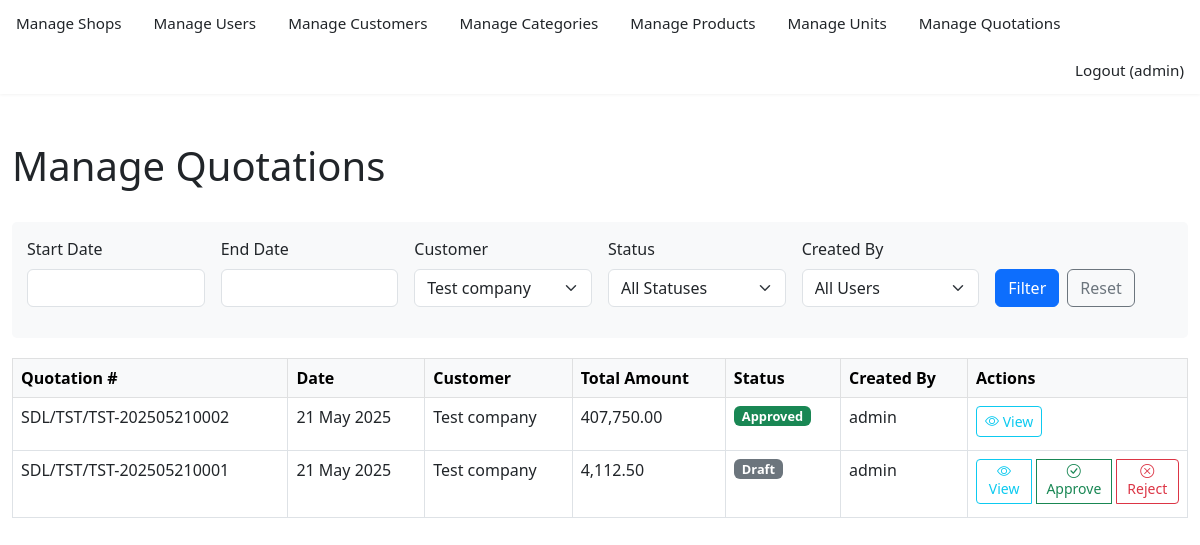
The page /admin/admin_manage_quotations.php?customer_id=2 (signed in) on the database its author committed.
### tables this page shows
CREATE TABLE IF NOT EXISTS `quotations` (
  `id` int NOT NULL AUTO_INCREMENT,
  `quotation_number` varchar(100) DEFAULT NULL,
  `shop_id` int DEFAULT NULL,
  `customer_id` int DEFAULT NULL,
  `customer_name_override` varchar(255) DEFAULT NULL,
  `customer_address_override` text,
  `quotation_date` date DEFAULT NULL,
  `company_tpin` varchar(50) DEFAULT NULL,
  `notes_general` text,
  `delivery_period` varchar(255) DEFAULT NULL,
  `payment_terms` varchar(255) DEFAULT NULL,
  `quotation_validity_days` int DEFAULT NULL,
  `mra_wht_note` text,
  `apply_ppda_levy` tinyint(1) DEFAULT '0',
  `ppda_levy_percentage` decimal(5,2) DEFAULT '1.00',
  `vat_percentage` decimal(5,2) DEFAULT '16.50',
  `gross_total_amount` decimal(15,2) DEFAULT NULL,
  `ppda_levy_amount` decimal(15,2) DEFAULT NULL,
  `amount_before_vat` decimal(15,2) DEFAULT NULL,
  `vat_amount` decimal(15,2) DEFAULT NULL,
  `total_net_amount` decimal(15,2) DEFAULT NULL,
  `status` varchar(20) DEFAULT 'Draft',
  `created_by_user_id` int NOT NULL,
  `updated_by_user_id` int DEFAULT NULL,
  `created_at` timestamp NULL DEFAULT CURRENT_TIMESTAMP,
  `updated_at` timestamp NULL DEFAULT CURRENT_TIMESTAMP ON UPDATE CURRENT_TIMESTAMP,
  `mra_wht_note_content` varchar(255) DEFAULT NULL,
  `approved_by_user_id` int DEFAULT NULL,
  `approval_date` datetime DEFAULT NULL,
  `admin_notes` text,
  PRIMARY KEY (`id`),
  UNIQUE KEY `quotation_number` (`quotation_number`),
  KEY `shop_id` (`shop_id`),
  KEY `customer_id` (`customer_id`),
  KEY `created_by_user_id` (`created_by_user_id`),
  KEY `updated_by_user_id` (`updated_by_user_id`)
);

CREATE TABLE IF NOT EXISTS `customers` (
  `id` int NOT NULL AUTO_INCREMENT,
  `customer_code` varchar(10) DEFAULT NULL,
  `name` varchar(255) DEFAULT NULL,
  `address_line1` varchar(255) DEFAULT NULL,
  `address_line2` varchar(255) DEFAULT NULL,
  `city_location` varchar(255) DEFAULT NULL,
  `phone` varchar(50) DEFAULT NULL,
  `email` varchar(255) DEFAULT NULL,
  `tpin_no` varchar(50) DEFAULT NULL,
  `created_at` timestamp NULL DEFAULT CURRENT_TIMESTAMP,
  `updated_at` timestamp NULL DEFAULT CURRENT_TIMESTAMP ON UPDATE CURRENT_TIMESTAMP,
  `created_by_user_id` int NOT NULL,
  `updated_by_user_id` int DEFAULT NULL,
  PRIMARY KEY (`id`),
  UNIQUE KEY `customer_code` (`customer_code`),
  KEY `created_by_user_id` (`created_by_user_id`),
  KEY `updated_by_user_id` (`updated_by_user_id`)
);

CREATE TABLE IF NOT EXISTS `users` (
  `id` int NOT NULL AUTO_INCREMENT,
  `username` varchar(50) NOT NULL,
  `password_hash` varchar(255) NOT NULL,
  `full_name` varchar(100) DEFAULT NULL,
  `email` varchar(191) NOT NULL,
  `role` enum('admin','manager','staff','supervisor','viewer') DEFAULT 'staff',
  `is_active` tinyint(1) DEFAULT '1',
  `last_login_at` timestamp NULL DEFAULT NULL,
  `created_at` timestamp NULL DEFAULT CURRENT_TIMESTAMP,
  `updated_at` timestamp NULL DEFAULT CURRENT_TIMESTAMP ON UPDATE CURRENT_TIMESTAMP,
  PRIMARY KEY (`id`),
  UNIQUE KEY `username` (`username`),
  UNIQUE KEY `email` (`email`)
);

### includes/db_connect.php (called while the page is built, shortened)
<?php
class DatabaseConfig {
    public static function executeQuery(PDO $pdo, string $query, array $params = []): PDOStatement {
        try {
            $stmt = $pdo->prepare($query);
            $stmt->execute($params);
            return $stmt;
        } catch (PDOException $e) {
            self::logQueryError($query, $params, $e);
            throw $e;
        }
    }
}

### admin/admin_manage_quotations.php (the view, shortened to what this page needs)
<?php
require_once __DIR__ . '/../includes/nav.php';
require_once __DIR__ . '/../includes/db_connect.php';
$startDate = isset($_GET['start_date']) ? $_GET['start_date'] : '';
$endDate = isset($_GET['end_date']) ? $_GET['end_date'] : '';
$customerId = isset($_GET['customer_id']) ? (int)$_GET['customer_id'] : 0;
try {
    $pdo = getDatabaseConnection();
    $query = "
        SELECT q.*, c.name AS customer_name, u.username AS created_by_username
        FROM quotations q
        LEFT JOIN customers c ON q.customer_id = c.id
        LEFT JOIN users u ON q.created_by_user_id = u.id
        WHERE 1=1
    ";
    $params = [];
    if ($customerId > 0) {
        $query .= " AND q.customer_id = :customerId";
        $params[':customerId'] = $customerId;
    }
    $query .= " ORDER BY q.created_at DESC";
    $stmt = DatabaseConfig::executeQuery($pdo, $query, $params);
    $quotations = $stmt->fetchAll();
    $customersStmt = DatabaseConfig::executeQuery($pdo, "SELECT id, name FROM customers ORDER BY name ASC");
    $customers = $customersStmt->fetchAll();
} catch (PDOException $e) {
    error_log("Error in admin_manage_quotations.php: " . $e->getMessage());
    $error = "An error occurred while retrieving quotations for management.";
}
?>
<!DOCTYPE html>
<html lang="en">
<head>
    <link rel="stylesheet" href="https://cdn.jsdelivr.net/npm/bootstrap@5.3.0/dist/css/bootstrap.min.css">
    <link rel="stylesheet" href="https://cdn.jsdelivr.net/npm/bootstrap-icons@1.11.0/font/bootstrap-icons.css">
    <link rel="stylesheet" href="https://cdn.jsdelivr.net/npm/flatpickr/dist/flatpickr.min.css">
</head>
<body>
    <?php require_once __DIR__ . '/../includes/nav.php'; ?>
    <div class="container-fluid py-4">
        <div class="row mb-4">
            <div class="col-12">
                <h1>Manage Quotations</h1>
            </div>
        </div>
        <div class="row">
            <div class="col-12">
                <div class="filter-section">
                    <form method="GET" action="" class="row g-3">
                        <div class="col-md-2">
                            <label for="start_date" class="form-label">Start Date</label>
                            <input type="text" class="form-control datepicker" id="start_date" name="start_date" value="<?php echo htmlspecialchars($startDate); ?>">
                        </div>
                        <div class="col-md-2">
                            <label for="end_date" class="form-label">End Date</label>
                            <input type="text" class="form-control datepicker" id="end_date" name="end_date" value="<?php echo htmlspecialchars($endDate); ?>">
                        </div>
                        <div class="col-md-2">
                            <label for="customer_id" class="form-label">Customer</label>
                            <select class="form-select" id="customer_id" name="customer_id">
                                <?php foreach ($customers as $customer): ?>
                                    <option value="<?php echo $customer['id']; ?>" <?php echo $customerId == $customer['id'] ? 'selected' : ''; ?>>
                                        <?php echo htmlspecialchars($customer['name']); ?>
                                    </option>
                                <?php endforeach; ?>
                            </select>
                        </div>
                        <div class="col-md-2">
                            <label for="status" class="form-label">Status</label>
                            <select class="form-select" id="status" name="status">
                                <option value="">All Statuses</option>
                            </select>
                        </div>
                        <div class="col-md-2">
                            <label for="created_by" class="form-label">Created By</label>
                            <select class="form-select" id="created_by" name="created_by">
                                <option value="0">All Users</option>
                            </select>
                        </div>
                        <div class="col-md-2 d-flex align-items-end">
                            <button type="submit" class="btn btn-primary">Filter</button>
                            <a href="admin_manage_quotations.php" class="btn btn-outline-secondary ms-2">Reset</a>
                        </div>
                    </form>
                </div>
            </div>
        </div>
        <div class="row">
            <div class="col-12">
                <div class="table-responsive">
                    <table class="table table-bordered table-hover">
                        <thead class="table-light">
                            <tr>
                                <th>Quotation #</th>
                                <th>Date</th>
                                <th>Customer</th>
                                <th>Total Amount</th>
                                <th>Status</th>
                                <th>Created By</th>
                                <th class="actions-column">Actions</th>
                            </tr>
                        </thead>
                        <tbody>
                            <?php if (empty($quotations)): ?>
                                <tr>
                                    <td colspan="7" class="text-center py-3">No quotations found matching your criteria.</td>
                                </tr>
                            <?php else: ?>
                                <?php foreach ($quotations as $quotation): ?>
                                    <tr id="quotation-row-<?php echo $quotation['id']; ?>">
                                        <td><?php echo htmlspecialchars($quotation['quotation_number']); ?></td>
                                        <td><?php echo date('d M Y', strtotime($quotation['quotation_date'])); ?></td>
                                        <td><?php echo htmlspecialchars($quotation['customer_name'] ?? $quotation['customer_name_override'] ?? 'N/A'); ?></td>
                                        <td><?php echo number_format($quotation['total_net_amount'], 2); ?></td>
                                        <td>
                                            <?php
                                                $statusClass = '';
                                                switch ($quotation['status']) {
                                                    case 'Draft': $statusClass = 'bg-secondary'; break;
                                                    case 'Approved': $statusClass = 'bg-success'; break;
                                                }
                                            ?>
                                            <span class="badge status-badge <?php echo $statusClass; ?>" id="status-badge-<?php echo $quotation['id']; ?>">
                                                <?php echo htmlspecialchars($quotation['status']); ?>
                                            </span>
                                        </td>
                                        <td><?php echo htmlspecialchars($quotation['created_by_username']); ?></td>
                                        <td class="actions-column">
                                            <div class="btn-group action-button-group" id="action-buttons-<?php echo $quotation['id']; ?>">
                                                <a href="view_quotation.php?id=<?php echo $quotation['id']; ?>" class="btn btn-sm btn-outline-info" title="View Details">
                                                    <i class="bi bi-eye"></i> View
                                                </a>
                                                <?php if (in_array($quotation['status'], ['Submitted', 'Draft'])):  ?>
                                                    <button type="button" class="btn btn-sm btn-outline-success approve-quotation"
                                                            data-quotation-id="<?php echo $quotation['id']; ?>"
                                                            data-quotation-number="<?php echo htmlspecialchars($quotation['quotation_number']); ?>"
                                                            title="Approve">
                                                        <i class="bi bi-check-circle"></i> Approve
                                                    </button>
                                                    <button type="button" class="btn btn-sm btn-outline-danger reject-quotation"
                                                            data-quotation-id="<?php echo $quotation['id']; ?>"
                                                            data-quotation-number="<?php echo htmlspecialchars($quotation['quotation_number']); ?>"
                                                            title="Reject">
                                                        <i class="bi bi-x-circle"></i> Reject
                                                    </button>
                                                <?php endif; ?>
                                            </div>
                                        </td>
                                    </tr>
                                <?php endforeach; ?>
                            <?php endif; ?>
                        </tbody>
                    </table>
                </div>
            </div>
        </div>
    </div>
</body>
</html>

### admin/admin_manage_quotations.php (style rules this page uses)
.actions-column { width: 220px; }
.filter-section { background-color: #f8f9fa; padding: 15px; border-radius: 5px; margin-bottom: 20px; }
.status-badge { font-size: 0.8rem; padding: 0.25rem 0.5rem; }
.action-button-group .btn { margin-right: 5px; margin-bottom: 5px; }
.action-button-group .btn:last-child { margin-right: 0; }

### rows shown on the page
quotations: quotation_number "SDL/TST/TST-202505210002", quotation_date "21 May 2025", customer.name "Test company", total_net_amount "407,750.00", status "Approved", users.username "admin"
quotations: quotation_number "SDL/TST/TST-202505210001", quotation_date "21 May 2025", customer.name "Test company", total_net_amount "4,112.50", status "Draft", users.username "admin"

### other values the page prints
esc_nav($_SESSION['username']) "admin"
form field customer_id "Test company"
